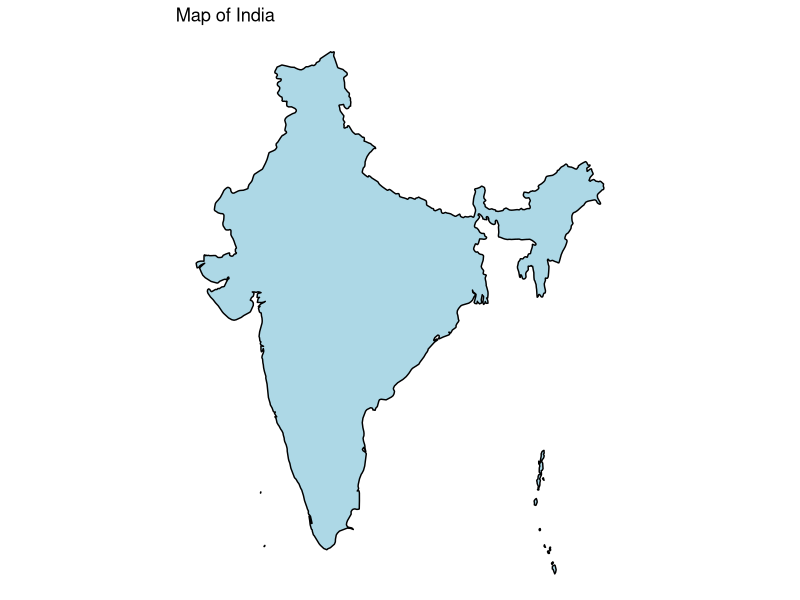

R code for this plot:
library(maps)
library(ggplot2)

india <- map_data("world", region = "india")

ggplot() +
  geom_polygon(data = india, aes(x = long, y = lat, group = group), 
               color = "black", fill = "lightblue") +
  coord_fixed(1.3) +
  labs(title = "Map of India") +
  theme_void()
